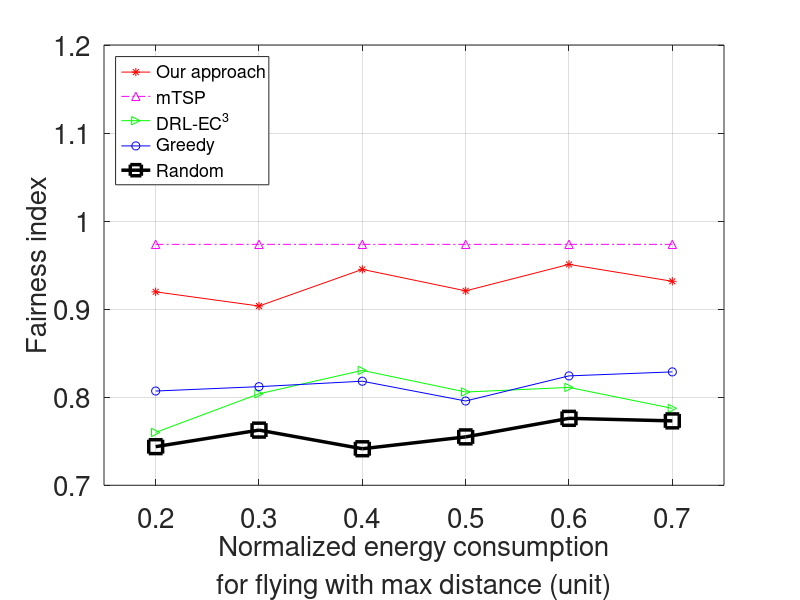

MATLAB code to generate this figure:
clear
figure(1)

energy_consumption_ratio = 0.25:0.5:2.75;

%centrilized_Fairness_index = [0.561	0.803860056516	0.830444828112	0.805884761636	0.811116304201	0.695491690376];
%centrilized_Fairness_index = [0.561	0.803860056516	0.830444828112	0.805884761636	0.811116304201	0.7873024];
centrilized_Fairness_index = [0.76	0.803860056516	0.830444828112	0.805884761636	0.811116304201	0.7873024];
mtsp_Fairness_index = [0.9736 0.9736 0.9736 0.9736 0.9736 0.9736];
distributed_Fairness_index = [ 0.919667834032	0.903533801994	0.94517843309	0.920769	0.950831	0.931647296632];
greedy_Fairness_index=[ 0.807013062441
	0.811979589468
	0.818151166322
	0.7956994163057675
	0.824212468309
	0.828747383372
];
ramdom_Fairness_index=[0.743832346172
	0.762631372428
	 0.741455797507
	0.7549240788405139
	0.775990544432
	0.773098954333
];
plot(energy_consumption_ratio,distributed_Fairness_index,'r-*',energy_consumption_ratio,mtsp_Fairness_index ,'m-.^',energy_consumption_ratio,centrilized_Fairness_index,'g->',energy_consumption_ratio,greedy_Fairness_index,'b-o',energy_consumption_ratio,ramdom_Fairness_index,'k-s','Linewidth',2.5,'markersize',10)

xlim([0,3])
ylim([0.7,1.2])

set(gca,'fontsize',20)
set(gca,'xtick',(0.25:0.5:2.75),'ytick', (0.7:0.1:1.2))
set(gca,'xticklabel',{'0.2','0.3','0.4','0.5','0.6','0.7'})


legend({'Our approach','mTSP','DRL-EC^3','Greedy','Random'},'location','NorthWest','fontsize',13)

xlabel({'Normalized energy consumption' ,'for flying with max distance (unit)'},'fontsize',20)
ylabel('Fairness index','fontsize',20)
grid on;
saveas(gcf,'ratio_fair.pdf')
